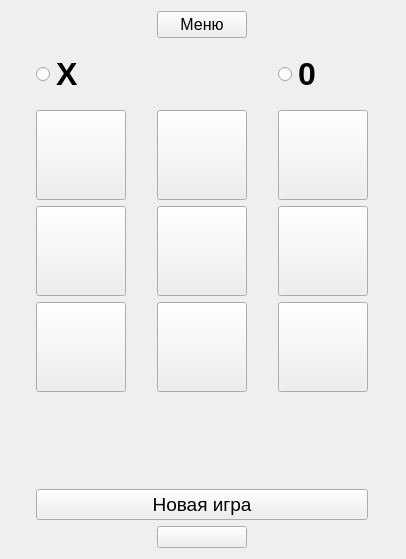
<?xml version="1.0" encoding="UTF-8"?>
<ui version="4.0">
 <class>Form</class>
 <widget class="QWidget" name="Form">
  <property name="geometry">
   <rect>
    <x>0</x>
    <y>0</y>
    <width>406</width>
    <height>559</height>
   </rect>
  </property>
  <property name="windowTitle">
   <string>Form</string>
  </property>
  <layout class="QGridLayout" name="gridLayout">
   <item row="3" column="0">
    <widget class="QPushButton" name="pushButton">
     <property name="minimumSize">
      <size>
       <width>90</width>
       <height>90</height>
      </size>
     </property>
     <property name="maximumSize">
      <size>
       <width>90</width>
       <height>90</height>
      </size>
     </property>
     <property name="font">
      <font>
       <pointsize>24</pointsize>
      </font>
     </property>
     <property name="text">
      <string/>
     </property>
    </widget>
   </item>
   <item row="6" column="0" colspan="3">
    <widget class="QLabel" name="info">
     <property name="maximumSize">
      <size>
       <width>16777215</width>
       <height>120</height>
      </size>
     </property>
     <property name="font">
      <font>
       <pointsize>14</pointsize>
      </font>
     </property>
     <property name="text">
      <string/>
     </property>
    </widget>
   </item>
   <item row="0" column="1">
    <widget class="QPushButton" name="menu">
     <property name="maximumSize">
      <size>
       <width>3141414</width>
       <height>16777215</height>
      </size>
     </property>
     <property name="font">
      <font>
       <pointsize>12</pointsize>
      </font>
     </property>
     <property name="text">
      <string>Меню</string>
     </property>
    </widget>
   </item>
   <item row="3" column="1">
    <widget class="QPushButton" name="pushButton_2">
     <property name="minimumSize">
      <size>
       <width>90</width>
       <height>90</height>
      </size>
     </property>
     <property name="maximumSize">
      <size>
       <width>90</width>
       <height>90</height>
      </size>
     </property>
     <property name="font">
      <font>
       <pointsize>24</pointsize>
      </font>
     </property>
     <property name="text">
      <string/>
     </property>
    </widget>
   </item>
   <item row="4" column="2">
    <widget class="QPushButton" name="pushButton_6">
     <property name="minimumSize">
      <size>
       <width>90</width>
       <height>90</height>
      </size>
     </property>
     <property name="maximumSize">
      <size>
       <width>90</width>
       <height>90</height>
      </size>
     </property>
     <property name="font">
      <font>
       <pointsize>24</pointsize>
      </font>
     </property>
     <property name="text">
      <string/>
     </property>
    </widget>
   </item>
   <item row="2" column="0">
    <widget class="QRadioButton" name="rb_x">
     <property name="minimumSize">
      <size>
       <width>0</width>
       <height>60</height>
      </size>
     </property>
     <property name="font">
      <font>
       <pointsize>24</pointsize>
       <weight>75</weight>
       <bold>true</bold>
       <underline>false</underline>
      </font>
     </property>
     <property name="text">
      <string>X</string>
     </property>
     <attribute name="buttonGroup">
      <string notr="true">buttonGroup</string>
     </attribute>
    </widget>
   </item>
   <item row="7" column="0" colspan="3">
    <widget class="QPushButton" name="restart">
     <property name="minimumSize">
      <size>
       <width>0</width>
       <height>30</height>
      </size>
     </property>
     <property name="font">
      <font>
       <pointsize>14</pointsize>
      </font>
     </property>
     <property name="text">
      <string>Новая игра</string>
     </property>
    </widget>
   </item>
   <item row="5" column="0">
    <widget class="QPushButton" name="pushButton_7">
     <property name="minimumSize">
      <size>
       <width>90</width>
       <height>90</height>
      </size>
     </property>
     <property name="maximumSize">
      <size>
       <width>90</width>
       <height>90</height>
      </size>
     </property>
     <property name="font">
      <font>
       <pointsize>24</pointsize>
      </font>
     </property>
     <property name="text">
      <string/>
     </property>
    </widget>
   </item>
   <item row="5" column="2">
    <widget class="QPushButton" name="pushButton_9">
     <property name="minimumSize">
      <size>
       <width>90</width>
       <height>90</height>
      </size>
     </property>
     <property name="maximumSize">
      <size>
       <width>90</width>
       <height>90</height>
      </size>
     </property>
     <property name="font">
      <font>
       <pointsize>24</pointsize>
      </font>
     </property>
     <property name="text">
      <string/>
     </property>
    </widget>
   </item>
   <item row="5" column="1">
    <widget class="QPushButton" name="pushButton_8">
     <property name="minimumSize">
      <size>
       <width>90</width>
       <height>90</height>
      </size>
     </property>
     <property name="maximumSize">
      <size>
       <width>90</width>
       <height>90</height>
      </size>
     </property>
     <property name="font">
      <font>
       <pointsize>24</pointsize>
      </font>
     </property>
     <property name="text">
      <string/>
     </property>
    </widget>
   </item>
   <item row="3" column="2">
    <widget class="QPushButton" name="pushButton_3">
     <property name="minimumSize">
      <size>
       <width>90</width>
       <height>90</height>
      </size>
     </property>
     <property name="maximumSize">
      <size>
       <width>90</width>
       <height>90</height>
      </size>
     </property>
     <property name="font">
      <font>
       <pointsize>24</pointsize>
      </font>
     </property>
     <property name="text">
      <string/>
     </property>
    </widget>
   </item>
   <item row="4" column="0">
    <widget class="QPushButton" name="pushButton_4">
     <property name="minimumSize">
      <size>
       <width>90</width>
       <height>90</height>
      </size>
     </property>
     <property name="maximumSize">
      <size>
       <width>90</width>
       <height>90</height>
      </size>
     </property>
     <property name="font">
      <font>
       <pointsize>24</pointsize>
      </font>
     </property>
     <property name="text">
      <string/>
     </property>
    </widget>
   </item>
   <item row="2" column="2">
    <widget class="QRadioButton" name="rb_0">
     <property name="minimumSize">
      <size>
       <width>0</width>
       <height>60</height>
      </size>
     </property>
     <property name="font">
      <font>
       <pointsize>24</pointsize>
       <weight>75</weight>
       <bold>true</bold>
      </font>
     </property>
     <property name="text">
      <string>0</string>
     </property>
     <attribute name="buttonGroup">
      <string notr="true">buttonGroup</string>
     </attribute>
    </widget>
   </item>
   <item row="4" column="1">
    <widget class="QPushButton" name="pushButton_5">
     <property name="minimumSize">
      <size>
       <width>90</width>
       <height>90</height>
      </size>
     </property>
     <property name="maximumSize">
      <size>
       <width>90</width>
       <height>90</height>
      </size>
     </property>
     <property name="font">
      <font>
       <pointsize>24</pointsize>
      </font>
     </property>
     <property name="text">
      <string/>
     </property>
    </widget>
   </item>
   <item row="8" column="1">
    <widget class="QPushButton" name="regime_change">
     <property name="minimumSize">
      <size>
       <width>0</width>
       <height>0</height>
      </size>
     </property>
     <property name="text">
      <string/>
     </property>
    </widget>
   </item>
  </layout>
 </widget>
 <resources/>
 <connections/>
 <buttongroups>
  <buttongroup name="buttonGroup"/>
 </buttongroups>
</ui>
